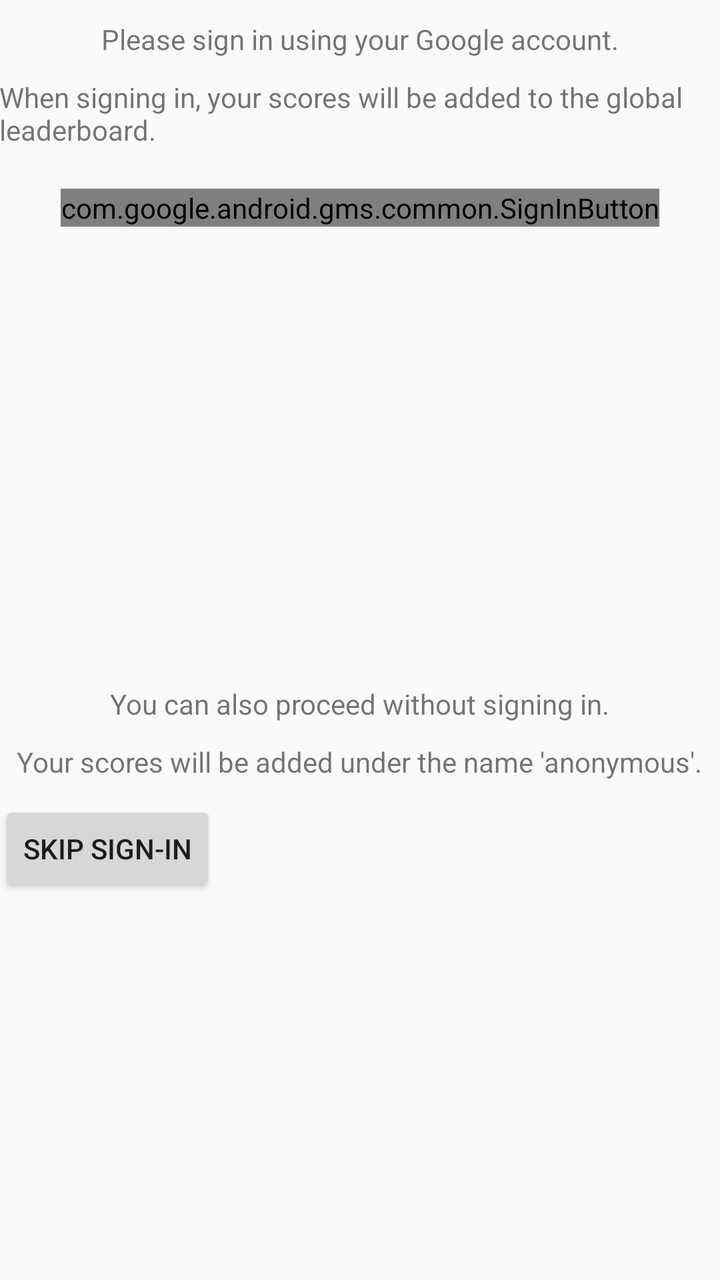
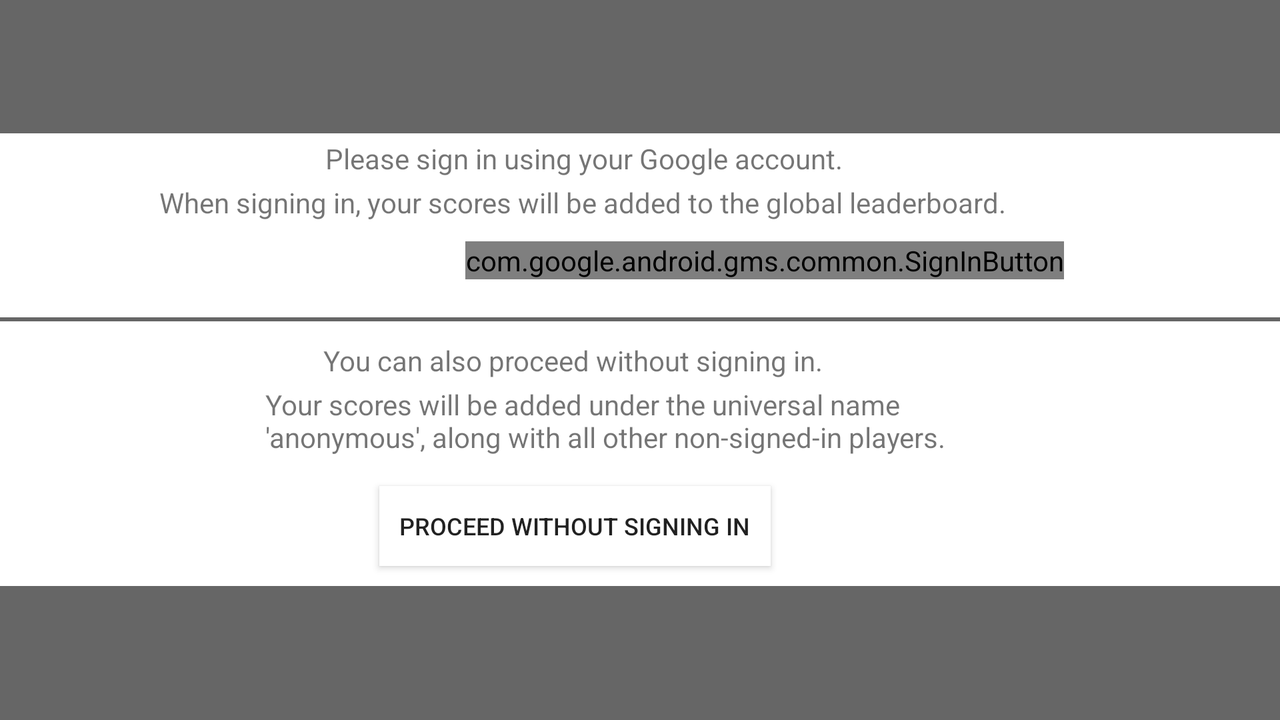

One screen, two layout resources from the same app: the default and the repository's alternative for another configuration. Each is rendered where Android would select it; the XML of both is given below.
<!-- AndroidManifest.xml: application theme AppTheme -->
<!-- res/layout/activity_sign_in.xml -->
<?xml version="1.0" encoding="utf-8"?>
<RelativeLayout xmlns:android="http://schemas.android.com/apk/res/android"
    xmlns:tools="http://schemas.android.com/tools"
    android:id="@+id/activity_sign_in"
    android:layout_width="match_parent"
    android:layout_height="match_parent"
    android:paddingBottom="@dimen/activity_vertical_margin"
    android:paddingLeft="@dimen/activity_horizontal_margin"
    android:paddingRight="@dimen/activity_horizontal_margin"
    android:paddingTop="@dimen/activity_vertical_margin"
    tools:context="com.example.nils.rhymetime.SignInActivity">

    <TextView
        android:layout_width="wrap_content"
        android:layout_height="wrap_content"
        android:id="@+id/singInInstructionsTV1"
        android:text="Please sign in using your Google account."
        android:layout_centerHorizontal="true"
        android:layout_marginTop="10dp"/>

    <TextView
        android:layout_width="wrap_content"
        android:layout_height="wrap_content"
        android:id="@+id/singInInstructionsTV2"
        android:layout_below="@id/singInInstructionsTV1"
        android:text="When signing in, your scores will be added to the global leaderboard."
        android:layout_centerHorizontal="true"
        android:layout_marginTop="10dp"/>

    <com.google.android.gms.common.SignInButton
        android:layout_width="wrap_content"
        android:layout_height="wrap_content"
        android:id="@+id/sign_in_button"
        android:layout_below="@id/singInInstructionsTV2"
        android:layout_marginTop="20dp"
        android:layout_centerHorizontal="true" >
    </com.google.android.gms.common.SignInButton>

    <TextView
        android:layout_width="wrap_content"
        android:layout_height="wrap_content"
        android:id="@+id/mStatusTextView"
        android:layout_below="@id/sign_in_button"
        android:layout_marginTop="10dp"
        android:layout_centerHorizontal="true" />

    <TextView
        android:layout_width="wrap_content"
        android:layout_height="wrap_content"
        android:id="@+id/singInInstructions3TV"
        android:text="You can also proceed without signing in."
        android:layout_centerHorizontal="true"
        android:layout_below="@id/mStatusTextView"
        android:layout_marginTop="200dp"/>

    <TextView
        android:layout_width="wrap_content"
        android:layout_height="wrap_content"
        android:id="@+id/singInInstructions4TV"
        android:text="Your scores will be added under the name \'anonymous\'."
        android:layout_centerHorizontal="true"
        android:layout_below="@id/singInInstructions3TV"
        android:layout_marginTop="10dp"/>

    <Button
        android:layout_width="wrap_content"
        android:layout_height="wrap_content"
        android:text="Skip sign-in"
        android:layout_below="@id/singInInstructions4TV"
        android:layout_marginTop="10dp"
        android:onClick="skipSignIn"/>

</RelativeLayout>
<!-- resources referenced by this layout -->
<resources>
  <style name="AppTheme" parent="Theme.AppCompat.Light.DarkActionBar">
          
          <item name="colorPrimary">#000</item>
          <item name="colorPrimaryDark">@color/colorPrimaryDark</item>
          <item name="colorAccent">@color/colorAccent</item>
      </style>
  <color name="colorPrimaryDark">#303F9F</color>
  <color name="colorAccent">#FF4081</color>
</resources>
<!-- res/layout-land/activity_sign_in.xml (the repository's variant of the layout above) -->
<!-- drawn on the phone turned sideways -->
<?xml version="1.0" encoding="utf-8"?>
<RelativeLayout xmlns:android="http://schemas.android.com/apk/res/android"
    xmlns:tools="http://schemas.android.com/tools"
    android:id="@+id/activity_sign_in"
    android:layout_width="match_parent"
    android:layout_height="match_parent"
    android:paddingBottom="@dimen/activity_vertical_margin"
    android:paddingLeft="@dimen/activity_horizontal_margin"
    android:paddingRight="@dimen/activity_horizontal_margin"
    android:paddingTop="@dimen/activity_vertical_margin"
    android:background="#666"
    tools:context="com.example.nils.rhymetime.SignInActivity">

    <LinearLayout
        android:layout_width="wrap_content"
        android:layout_height="wrap_content"
        android:orientation="vertical"
        android:layout_centerVertical="true"
        android:layout_centerHorizontal="true"
        android:background="#FFF">

        <TextView
            android:layout_width="wrap_content"
            android:layout_height="wrap_content"
            android:id="@+id/singInInstructionsTV1"
            android:text="Please sign in using your Google account."
            android:layout_marginTop="3dp"
            android:layout_marginLeft="163dp"
            android:layout_marginStart="163dp"/>

        <TextView
            android:layout_width="wrap_content"
            android:layout_height="wrap_content"
            android:id="@+id/singInInstructionsTV2"
            android:text="When signing in, your scores will be added to the global leaderboard."
            android:layout_marginTop="3dp"
            android:layout_marginLeft="80dp"
            android:layout_marginStart="80dp" />

        <com.google.android.gms.common.SignInButton
            android:layout_width="wrap_content"
            android:layout_height="wrap_content"
            android:id="@+id/sign_in_button"
            android:layout_marginTop="10dp"
            android:layout_marginLeft="233dp"
            android:layout_marginStart="233dp" >
        </com.google.android.gms.common.SignInButton>

        <TextView
            android:layout_width="wrap_content"
            android:layout_height="wrap_content"
            android:id="@+id/mStatusTextView"
            android:layout_marginTop="0dp"
            android:paddingLeft="15dp"
            android:paddingRight="15dp" />

        <View
            android:layout_width="wrap_content"
            android:layout_height="2dp"
            android:background="#666"
            android:layout_marginTop="0dp">
        </View>

        <TextView
            android:layout_width="wrap_content"
            android:layout_height="wrap_content"
            android:id="@+id/singInInstructions3TV"
            android:text="You can also proceed without signing in."
            android:layout_marginTop="10dp"
            android:layout_marginLeft="162dp"
            android:layout_marginStart="162dp" />

        <TextView
            android:layout_width="wrap_content"
            android:layout_height="wrap_content"
            android:id="@+id/singInInstructions4TV"
            android:text="Your scores will be added under the universal name \'anonymous\', along with all other non-signed-in players."
            android:layout_marginTop="3dp"
            android:paddingLeft="133dp"
            android:paddingRight="133dp"/>

        <Button
            android:layout_width="wrap_content"
            android:layout_height="40dp"
            android:background="#FFF"
            android:text="Proceed without signing in"
            android:textSize="12sp"
            android:padding="10dp"
            android:layout_marginTop="15dp"
            android:layout_marginLeft="190dp"
            android:layout_marginStart="190dp"
            android:layout_marginBottom="10dp"
            android:onClick="skipSignIn"/>

    </LinearLayout>

</RelativeLayout>
